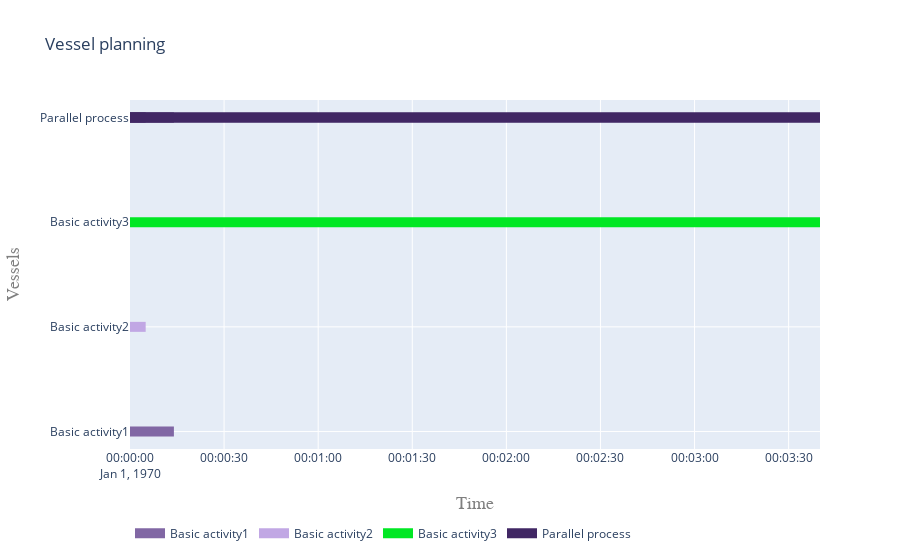

The cell this chart's notebook holds for it:
### Code cell
plot.vessel_planning([*sub_processes, activity])

### Figure 1 — Plotly figure (JSON) as saved in the notebook; plotly's stock layout.template omitted (floating-point values rounded to 4 significant figures)
{"data": [{"connectgaps": false, "hoverinfo": "y+name", "line": {"color": "rgb(129,103,164)", "width": 10}, "mode": "lines", "name": "Basic activity1", "type": "scatter", "x": ["1970-01-01T00:00:00", "1970-01-01T00:00:00", "1970-01-01T00:00:14", "1970-01-01T00:00:14", "1970-01-01T00:00:14"], "y": ["Basic activity1", "Basic activity1", "Basic activity1", "Basic activity1", null]}, {"connectgaps": false, "hoverinfo": "y+name", "line": {"color": "rgb(193,167,228)", "width": 10}, "mode": "lines", "name": "Basic activity2", "type": "scatter", "x": ["1970-01-01T00:00:00", "1970-01-01T00:00:00", "1970-01-01T00:00:05", "1970-01-01T00:00:05", "1970-01-01T00:00:05"], "y": ["Basic activity2", "Basic activity2", "Basic activity2", "Basic activity2", null]}, {"connectgaps": false, "hoverinfo": "y+name", "line": {"color": "rgb(1,231,36)", "width": 10}, "mode": "lines", "name": "Basic activity3", "type": "scatter", "x": ["1970-01-01T00:00:00", "1970-01-01T00:00:00", "1970-01-01T00:03:40", "1970-01-01T00:03:40", "1970-01-01T00:03:40"], "y": ["Basic activity3", "Basic activity3", "Basic activity3", "Basic activity3", null]}, {"connectgaps": false, "hoverinfo": "y+name", "line": {"color": "rgb(65,39,100)", "width": 10}, "mode": "lines", "name": "Parallel process", "type": "scatter", "x": ["1970-01-01T00:00:00", "1970-01-01T00:00:00", "1970-01-01T00:00:05", "1970-01-01T00:00:05", "1970-01-01T00:00:05", "1970-01-01T00:00:00", "1970-01-01T00:00:00", "1970-01-01T00:00:14", "1970-01-01T00:00:14", "1970-01-01T00:00:14", "1970-01-01T00:00:00", "1970-01-01T00:00:00", "1970-01-01T00:03:40", "1970-01-01T00:03:40", "1970-01-01T00:03:40", "1970-01-01T00:00:00", "1970-01-01T00:00:00", "1970-01-01T00:03:40", "1970-01-01T00:03:40", "1970-01-01T00:03:40"], "y": ["Parallel process", "Parallel process", "Parallel process", "Parallel process", null, "Parallel process", "Parallel process", "Parallel process", "Parallel process", null, "Parallel process", "Parallel process", "Parallel process", "Parallel process", null, "Parallel process", "Parallel process", "Parallel process", "Parallel process", null]}], "layout": {"hovermode": "closest", "legend": {"orientation": "h", "x": 0, "y": -0.2}, "title": {"text": "Vessel planning"}, "xaxis": {"range": ["1970-01-01T00:00:00", "1970-01-01T00:03:40"], "title": {"font": {"color": "#7f7f7f", "family": "Courier New, monospace", "size": 18}, "text": "Time"}}, "yaxis": {"title": {"font": {"color": "#7f7f7f", "family": "Courier New, monospace", "size": 18}, "text": "Vessels"}}}}
